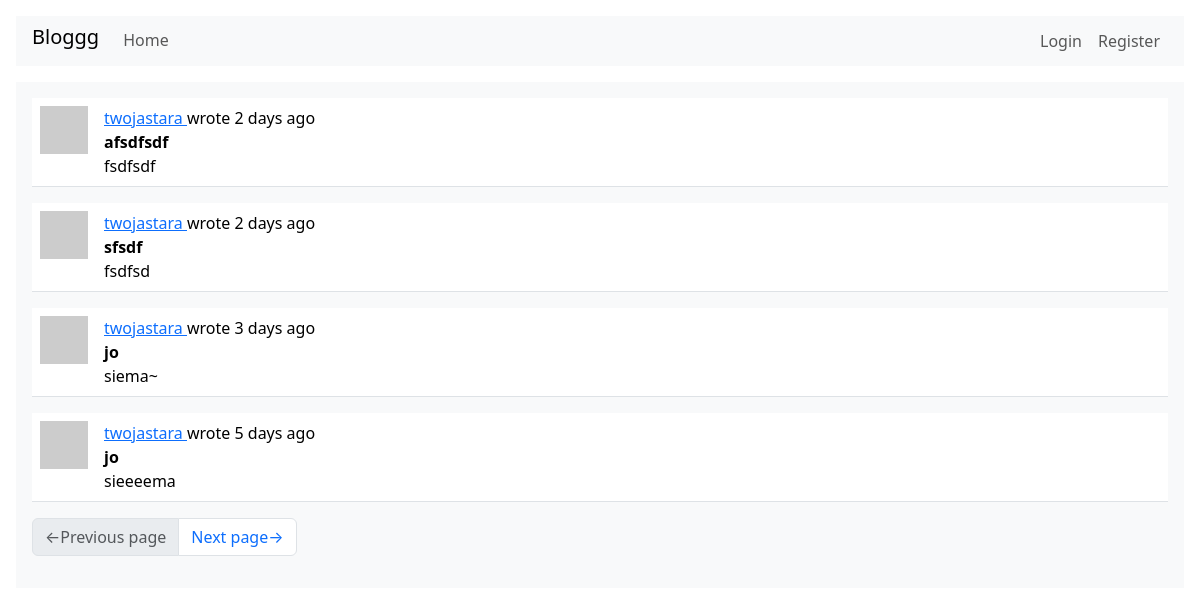
The page /index on the database as committed earlier.
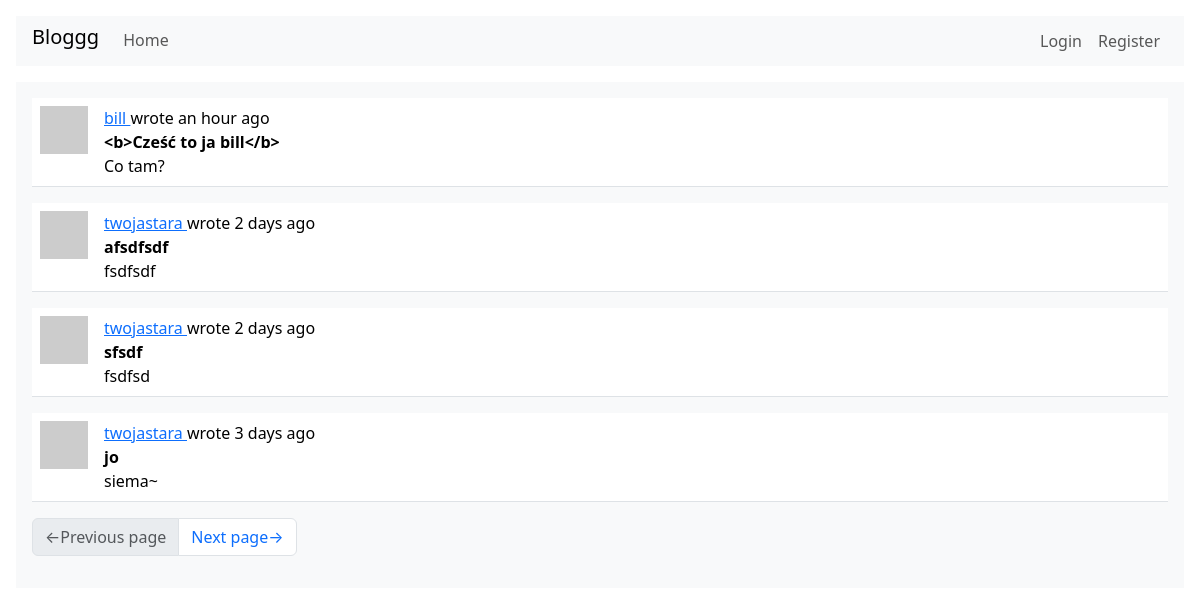
The same page on the database as committed later.
### webapp/models.py (models this page shows, shortened)
class Post(db.Model):
    id:         sqo.Mapped[int] = sqo.mapped_column(primary_key=True)
    user_id:    sqo.Mapped[int] = sqo.mapped_column(sqa.ForeignKey(User.id), index=True)
    timestamp:  sqo.Mapped[datetime] = sqo.mapped_column(index=True, default=lambda: datetime.now(timezone.utc))
    title:      sqo.Mapped[str] = sqo.mapped_column(sqa.String(64), index=True)
    body:       sqo.Mapped[str] = sqo.mapped_column(sqa.String(4096))
    author:     sqo.Mapped[User] = sqo.relationship(back_populates='posts')

### webapp/routes.py (the view)
@app.route('/', methods=['POST', 'GET'])
@app.route('/index', methods=['POST', 'GET'])
def index_page():
    page = request.args.get('page', 1, type=int)
    query = None
    post_form = None
    if current_user.is_authenticated:
        post_form = PostForm()
        if post_form.validate_on_submit():
            new_post = Post(title=post_form.title.data, body=post_form.text.data, author=current_user)
            db.session.add(new_post)
            db.session.commit()
            flash(_('Uploaded your post.'))
            return redirect(url_for('index_page'))
        query = current_user.get_my_and_followers_posts_query()
    else:
        query = sqa.select(Post).order_by(Post.timestamp.desc())
    posts = db.paginate(query, page=page, per_page=app.config['POSTS_PER_PAGE'], error_out=False)
    next_url = url_for('index_page', page=posts.next_num) if posts.has_next else None
    prev_url = url_for('index_page', page=posts.prev_num) if posts.has_prev else None
    return render_template('index_page.html', title='Home page',
                    posts=posts, post_form=post_form, next_url=next_url, prev_url=prev_url)

### webapp/__init__.py (called while the page is built)
def get_locale():
    return request.accept_languages.best_match(app.config['LANGUAGES'])

### webapp/models.py (called while the page is built)
    def avatar(self, size):
        hash = md5((self.username+self.email+str(2384129234)).encode('utf-8')).hexdigest()
        return f'https://www.gravatar.com/avatar/{hash}?d=identicon&s={size}'

### webapp/routes.py (called while the page is built)
@app.before_request
def before_request():
    g.locale = str(get_locale())
    if current_user.is_authenticated:
        current_user.last_seen = datetime.now(timezone.utc)
        db.session.commit()

### webapp/templates/index_page.html (shortened to what this page needs)
{% extends "base.html" %}
{% block content %}
    {% for post in posts %}
        {% include "sub_post.html" %}
    {% endfor %}
    {% include "sub_pagination.html" %}
{% endblock %}

### webapp/templates/sub_post.html (shortened to what this page needs)
<table class="table table-hover">
    <tr>
        <td width="64px">
            <a href="{{ url_for('user_page', username=post.author.username) }}">
                <img src="{{ post.author.avatar(64) }}" class="img-fluid">
            </a>
        </td>
        <td>
            {{ _('%(username)s wrote %(when)s',
                username=user_link, when=moment(post.timestamp).fromNow()) }}
            <br>
            <b>{{ post.title }}</b>
            <br>
            {{ post.body }}
        </td>
    </tr>
</table>

Rows that differ between the two databases and show on the page:
no longer on this page (row unchanged): Post: title "jo", body "sieeeema"
added Post: title "<b>Cześć to ja bill</b>", body "Co tam?"
